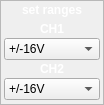
<?xml version="1.0" encoding="UTF-8"?>
<ui version="4.0">
 <class>Form</class>
 <widget class="QWidget" name="Form">
  <property name="geometry">
   <rect>
    <x>0</x>
    <y>0</y>
    <width>104</width>
    <height>105</height>
   </rect>
  </property>
  <property name="sizePolicy">
   <sizepolicy hsizetype="Maximum" vsizetype="Maximum">
    <horstretch>0</horstretch>
    <verstretch>0</verstretch>
   </sizepolicy>
  </property>
  <property name="minimumSize">
   <size>
    <width>100</width>
    <height>105</height>
   </size>
  </property>
  <property name="maximumSize">
   <size>
    <width>104</width>
    <height>105</height>
   </size>
  </property>
  <property name="windowTitle">
   <string>Form</string>
  </property>
  <property name="toolTip">
   <string>Change the voltage range for the selected channel</string>
  </property>
  <property name="styleSheet">
   <string notr="true">QFrame.PeripheralCollection{
border-top-left-radius: 10px;
border-top-right-radius: 10px;
border-bottom-right-radius: 10px;
border-bottom-left-radius: 10px;
border: 1px solid black;
background: qlineargradient(x1: 0, y1: 0, x2: 0, y2: 1,
stop: 0 rgb(97, 146, 121), stop: 0.5 rgb(65, 89, 111));

}
QLabel {
color: white;
background:transparent;
}
</string>
  </property>
  <layout class="QVBoxLayout" name="verticalLayout">
   <property name="spacing">
    <number>0</number>
   </property>
   <property name="margin">
    <number>0</number>
   </property>
   <item>
    <widget class="QFrame" name="widgetFrameOuter">
     <property name="sizePolicy">
      <sizepolicy hsizetype="Preferred" vsizetype="MinimumExpanding">
       <horstretch>0</horstretch>
       <verstretch>0</verstretch>
      </sizepolicy>
     </property>
     <property name="minimumSize">
      <size>
       <width>80</width>
       <height>0</height>
      </size>
     </property>
     <property name="styleSheet">
      <string notr="true"/>
     </property>
     <property name="frameShape">
      <enum>QFrame::StyledPanel</enum>
     </property>
     <property name="frameShadow">
      <enum>QFrame::Raised</enum>
     </property>
     <property name="class" stdset="0">
      <string>ControlWidget</string>
     </property>
     <layout class="QVBoxLayout" name="verticalLayout_3">
      <property name="spacing">
       <number>2</number>
      </property>
      <property name="leftMargin">
       <number>3</number>
      </property>
      <property name="topMargin">
       <number>2</number>
      </property>
      <property name="rightMargin">
       <number>3</number>
      </property>
      <property name="bottomMargin">
       <number>3</number>
      </property>
      <item>
       <widget class="QLabel" name="title">
        <property name="sizePolicy">
         <sizepolicy hsizetype="Preferred" vsizetype="Maximum">
          <horstretch>0</horstretch>
          <verstretch>0</verstretch>
         </sizepolicy>
        </property>
        <property name="font">
         <font>
          <pointsize>9</pointsize>
          <weight>75</weight>
          <bold>true</bold>
         </font>
        </property>
        <property name="text">
         <string>set ranges</string>
        </property>
        <property name="alignment">
         <set>Qt::AlignCenter</set>
        </property>
       </widget>
      </item>
      <item>
       <widget class="QFrame" name="ImageFrame">
        <property name="sizePolicy">
         <sizepolicy hsizetype="Expanding" vsizetype="Expanding">
          <horstretch>0</horstretch>
          <verstretch>0</verstretch>
         </sizepolicy>
        </property>
        <property name="minimumSize">
         <size>
          <width>90</width>
          <height>70</height>
         </size>
        </property>
        <property name="styleSheet">
         <string notr="true"/>
        </property>
        <layout class="QGridLayout" name="gridLayout_3">
         <property name="leftMargin">
          <number>0</number>
         </property>
         <property name="topMargin">
          <number>3</number>
         </property>
         <property name="rightMargin">
          <number>0</number>
         </property>
         <property name="bottomMargin">
          <number>0</number>
         </property>
         <property name="horizontalSpacing">
          <number>0</number>
         </property>
         <property name="verticalSpacing">
          <number>2</number>
         </property>
         <item row="1" column="0">
          <widget class="QComboBox" name="g1">
           <item>
            <property name="text">
             <string>+/-16V</string>
            </property>
           </item>
           <item>
            <property name="text">
             <string>+/-8V</string>
            </property>
           </item>
           <item>
            <property name="text">
             <string>+/-4V</string>
            </property>
           </item>
           <item>
            <property name="text">
             <string>+/-3V</string>
            </property>
           </item>
           <item>
            <property name="text">
             <string>+/-2V</string>
            </property>
           </item>
           <item>
            <property name="text">
             <string>+/-1.5V</string>
            </property>
           </item>
           <item>
            <property name="text">
             <string>+/-1V</string>
            </property>
           </item>
           <item>
            <property name="text">
             <string>+/-500mV</string>
            </property>
           </item>
           <item>
            <property name="text">
             <string>+/-160V</string>
            </property>
           </item>
          </widget>
         </item>
         <item row="0" column="0">
          <widget class="QLabel" name="title_2">
           <property name="sizePolicy">
            <sizepolicy hsizetype="Preferred" vsizetype="Maximum">
             <horstretch>0</horstretch>
             <verstretch>0</verstretch>
            </sizepolicy>
           </property>
           <property name="font">
            <font>
             <pointsize>9</pointsize>
             <weight>75</weight>
             <bold>true</bold>
            </font>
           </property>
           <property name="text">
            <string>CH1</string>
           </property>
           <property name="alignment">
            <set>Qt::AlignCenter</set>
           </property>
          </widget>
         </item>
         <item row="3" column="0">
          <widget class="QComboBox" name="g2">
           <item>
            <property name="text">
             <string>+/-16V</string>
            </property>
           </item>
           <item>
            <property name="text">
             <string>+/-8V</string>
            </property>
           </item>
           <item>
            <property name="text">
             <string>+/-4V</string>
            </property>
           </item>
           <item>
            <property name="text">
             <string>+/-3V</string>
            </property>
           </item>
           <item>
            <property name="text">
             <string>+/-2V</string>
            </property>
           </item>
           <item>
            <property name="text">
             <string>+/-1.5V</string>
            </property>
           </item>
           <item>
            <property name="text">
             <string>+/-1V</string>
            </property>
           </item>
           <item>
            <property name="text">
             <string>+/-500mV</string>
            </property>
           </item>
           <item>
            <property name="text">
             <string>+/-160V</string>
            </property>
           </item>
          </widget>
         </item>
         <item row="2" column="0">
          <widget class="QLabel" name="title_3">
           <property name="sizePolicy">
            <sizepolicy hsizetype="Preferred" vsizetype="Maximum">
             <horstretch>0</horstretch>
             <verstretch>0</verstretch>
            </sizepolicy>
           </property>
           <property name="font">
            <font>
             <pointsize>9</pointsize>
             <weight>75</weight>
             <bold>true</bold>
            </font>
           </property>
           <property name="text">
            <string>CH2</string>
           </property>
           <property name="alignment">
            <set>Qt::AlignCenter</set>
           </property>
          </widget>
         </item>
        </layout>
       </widget>
      </item>
     </layout>
    </widget>
   </item>
  </layout>
 </widget>
 <resources/>
 <connections>
  <connection>
   <sender>g1</sender>
   <signal>currentIndexChanged(int)</signal>
   <receiver>Form</receiver>
   <slot>setGainCH1()</slot>
   <hints>
    <hint type="sourcelabel">
     <x>73</x>
     <y>56</y>
    </hint>
    <hint type="destinationlabel">
     <x>113</x>
     <y>61</y>
    </hint>
   </hints>
  </connection>
  <connection>
   <sender>g2</sender>
   <signal>currentIndexChanged(int)</signal>
   <receiver>Form</receiver>
   <slot>setGainCH2()</slot>
   <hints>
    <hint type="sourcelabel">
     <x>97</x>
     <y>95</y>
    </hint>
    <hint type="destinationlabel">
     <x>117</x>
     <y>95</y>
    </hint>
   </hints>
  </connection>
 </connections>
 <slots>
  <slot>setGainCH1()</slot>
  <slot>setGainCH2()</slot>
 </slots>
</ui>
